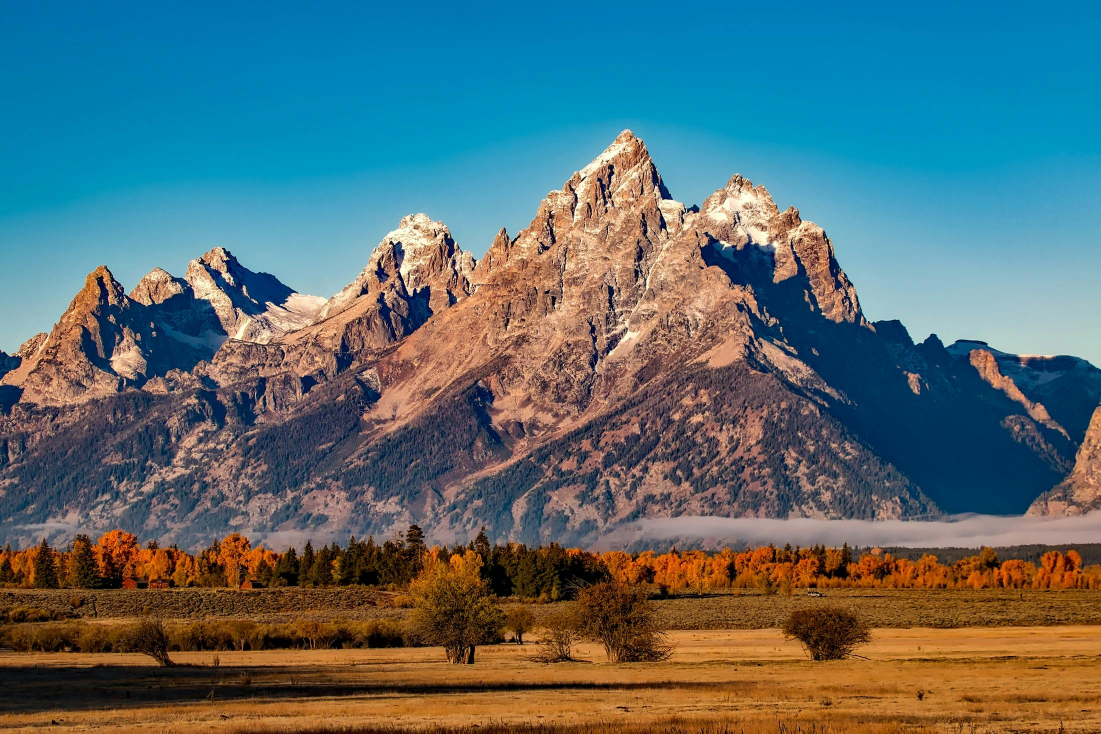
#> input picture Lab_3/image2.jpg, 2201 x 1467 px (shown at 1/2 size)
$ jupyter execute Set3_Q7_RegionGrowing_Blobs.ipynb
#> lines starting #> are read from the running program, lines starting #| are printed output that depends on the picture; after the words box and inside, x2 and y2 are one past the last pixel; in counts of white or black regions, pixels touching at a corner belong together; long printed decimals are rounded
# # Set 3 — Q7
**Task:** The image contains **small, non‑overlapping blobs**. Segment the blobs using **region growing**.

[cell 1]
# %%
# --- Imports & Config ---
import cv2
import numpy as np
import matplotlib.pyplot as plt
from pathlib import Path
from skimage.segmentation import flood
from scipy import ndimage as ndi

# === User: set your image path here ===
img_path = "../image2.jpg"

# Parameters
invert_foreground = False   # set True if blobs are darker than background
blur_ksize = 3              # Gaussian blur kernel size (odd)
tolerance = 0.08            # intensity tolerance for region growing (0..1 range)
min_region_area = 20        # remove tiny regions

out_dir = Path("./outputs_q7")
out_dir.mkdir(parents=True, exist_ok=True)

def imshow(ax, img, title="", cmap=None):
    ax.imshow(img if cmap is None else img, cmap=cmap)
    ax.set_title(title); ax.axis("off")

[cell 2]
# %%
# --- Load / create image ---
img_bgr = cv2.imread(img_path, cv2.IMREAD_COLOR)
#> img_bgr is the input picture: shape (1467, 2201, 3); mean B, G, R 112.4, 108.7, 86.3
if img_bgr is None:
    # Synthetic non-overlapping blobs (white on black)
    h, w = 400, 600
    synth = np.zeros((h, w), dtype=np.uint8)
    rng = np.random.default_rng(7)
    centers = rng.integers(low=[60,60], high=[w-60, h-60], size=(28,2))
    radii = rng.integers(8, 20, size=centers.shape[0])
    for (cx, cy), r in zip(centers, radii):
        cv2.circle(synth, (int(cx), int(cy)), int(r), 255, -1)
    img_rgb = cv2.cvtColor(synth, cv2.COLOR_GRAY2RGB)
    gray = synth
else:
    img_rgb = cv2.cvtColor(img_bgr, cv2.COLOR_BGR2RGB)
    gray = cv2.cvtColor(img_bgr, cv2.COLOR_BGR2GRAY)

fig, ax = plt.subplots(1,1, figsize=(6,5))
imshow(ax, img_rgb, "Original (or synthetic)")
plt.show()

[cell 3]
# %%
# --- Preprocess & foreground mask (Otsu) ---
gray_f = gray.astype(np.float32) / 255.0
if blur_ksize and blur_ksize >= 3:
    gray_blur = cv2.GaussianBlur(gray_f, (blur_ksize, blur_ksize), 0)
else:
    gray_blur = gray_f

gray_u8 = np.clip(gray_blur * 255, 0, 255).astype(np.uint8)

# Otsu threshold (handle dark blobs by inverting if requested)
flag = cv2.THRESH_BINARY_INV if invert_foreground else cv2.THRESH_BINARY
_, fg = cv2.threshold(gray_u8, 0, 255, flag + cv2.THRESH_OTSU)
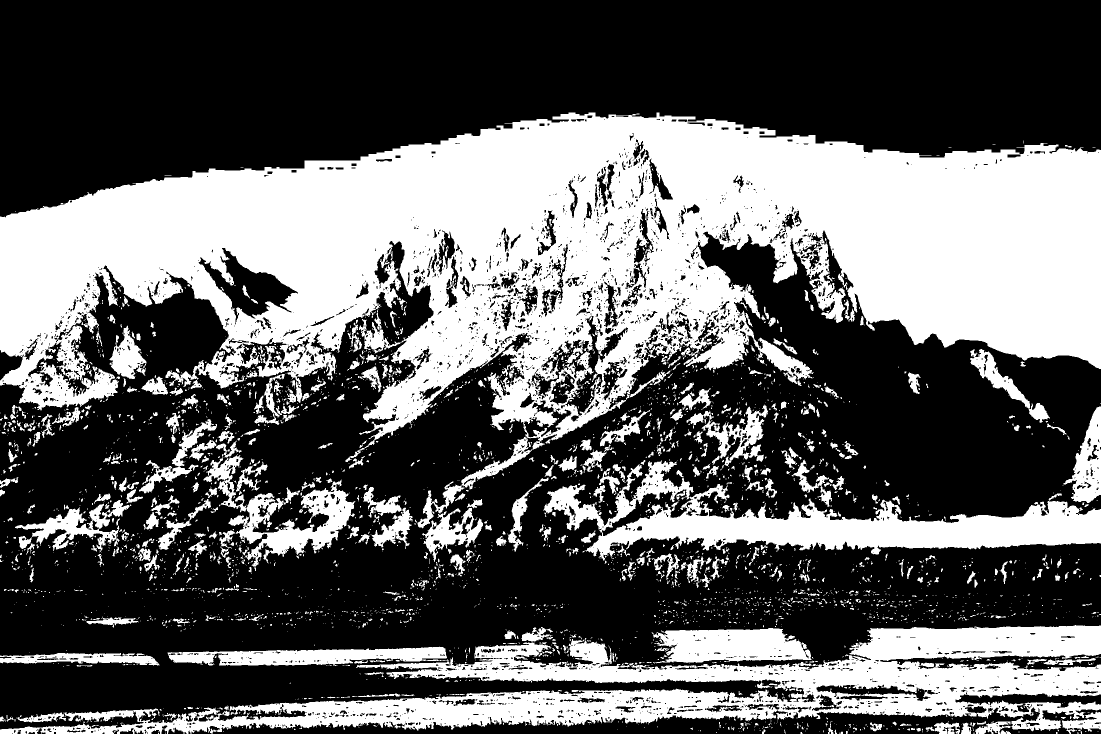
#> fg: shape (1467, 2201) (shown at 1/2 size); 38.4% white; 3494 white regions (2847 under 20 px), largest, box (x1, y1, x2, y2) and area: (0, 225, 2201, 924) 805045, (0, 1250, 2201, 1467) 186172, (1086, 921, 2201, 1121) 73750

plt.figure(figsize=(10,4))
plt.subplot(1,2,1); plt.imshow(gray_blur, cmap="gray"); plt.title("Grayscale (blurred)"); plt.axis("off")
plt.subplot(1,2,2); plt.imshow(fg, cmap="gray"); plt.title("Foreground (Otsu)"); plt.axis("off")
plt.show()
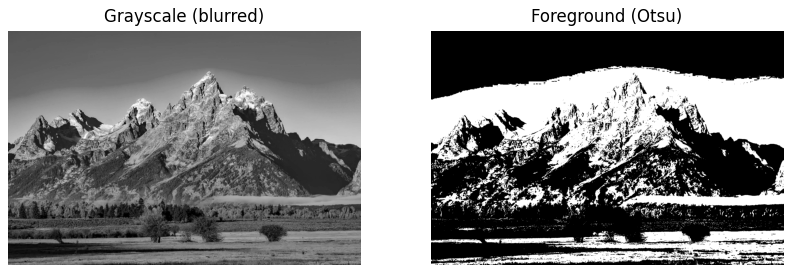
#> figure drawn by matplotlib, 2 panels

cv2.imwrite(str(out_dir / "q7_gray.png"), gray_u8)
cv2.imwrite(str(out_dir / "q7_foreground.png"), fg)
#> Out = True

[cell 4]
# %%
# --- Seeds via distance-transform peaks ---
fg_bin = (fg > 0).astype(np.uint8)
dist = cv2.distanceTransform(fg_bin, cv2.DIST_L2, 3)

# Find local maxima of distance map as seeds
# Smooth a bit, then detect regional maxima
dist_smooth = cv2.GaussianBlur(dist, (3,3), 0)
footprint = np.ones((3,3), dtype=bool)
local_max = (dist_smooth == ndi.maximum_filter(dist_smooth, footprint=footprint))
#> local_max: shape (1467, 2201) bool; 51% white; 770 black regions (3 under 20 px), largest, box (x1, y1, x2, y2) and area: (0, 223, 2201, 1183) 1042903, (0, 1225, 2201, 1467) 273470, (990, 763, 2201, 1182) 153056
seeds_mask = (local_max & (dist_smooth > dist_smooth.max()*0.25) & (fg_bin.astype(bool)))
#> seeds_mask: shape (1467, 2201) bool; 0.01% white in thin lines or dots, all inside (x1, y1, x2, y2) = (0, 295, 2201, 580)

seed_coords = np.column_stack(np.nonzero(seeds_mask))
#> seed_coords = 266 pairs, first value 295 to 579, second value 0 to 2200
print(f"Seed count (auto): {len(seed_coords)}")
#| Seed count (auto): 266

plt.figure(figsize=(12,4))
plt.subplot(1,3,1); plt.imshow(dist, cmap="jet"); plt.title("Distance Transform"); plt.axis("off")
plt.subplot(1,3,2); plt.imshow(seeds_mask, cmap="gray"); plt.title("Seeds mask"); plt.axis("off")
overlay = img_rgb.copy()
for (y,x) in seed_coords:
    cv2.circle(overlay, (int(x), int(y)), 3, (255,0,0), -1)
#> this loop made 266 passes
#> (y, x) on passes 1 to 3: (295, 1153), (296, 1151), (296, 1166)
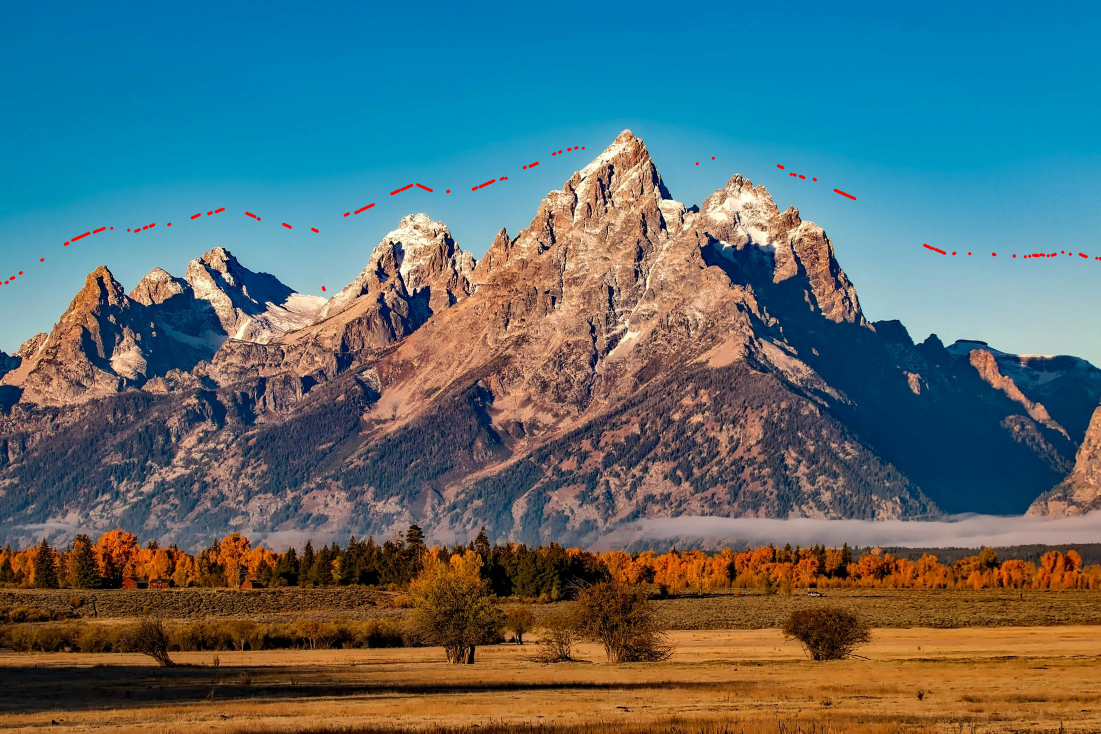
#> overlay: shape (1467, 2201, 3) (shown at 1/2 size); mean R, G, B 86.6, 108.4, 112.1
plt.subplot(1,3,3); plt.imshow(overlay); plt.title("Seeds on original"); plt.axis("off")
plt.show()

cv2.imwrite(str(out_dir / "q7_dist.png"), (255*dist/dist.max()).astype(np.uint8))
cv2.imwrite(str(out_dir / "q7_seeds.png"), (seeds_mask*255).astype(np.uint8))
#> Out = True

[cell 5]
# %%
# --- Region growing with skimage.segmentation.flood ---
labels = np.zeros_like(gray_u8, dtype=np.int32)
current_label = 0
used = np.zeros_like(gray_u8, dtype=bool)

for (y, x) in seed_coords:
    if used[y, x]:
        continue
    # Grow only inside foreground
    mask = flood(gray_blur, (int(y), int(x)), tolerance=tolerance)
    mask &= fg_bin.astype(bool)
    # Remove overlap with previously accepted regions
    mask &= (~used)
    area = int(mask.sum())
    if area >= min_region_area:
        current_label += 1
        labels[mask] = current_label
        used[mask] = True
#> this loop made 266 passes
#> (y, x, area) on pass 1: (295, 1153, 261288)
#> area on passes 207, 264: 83227, 86942
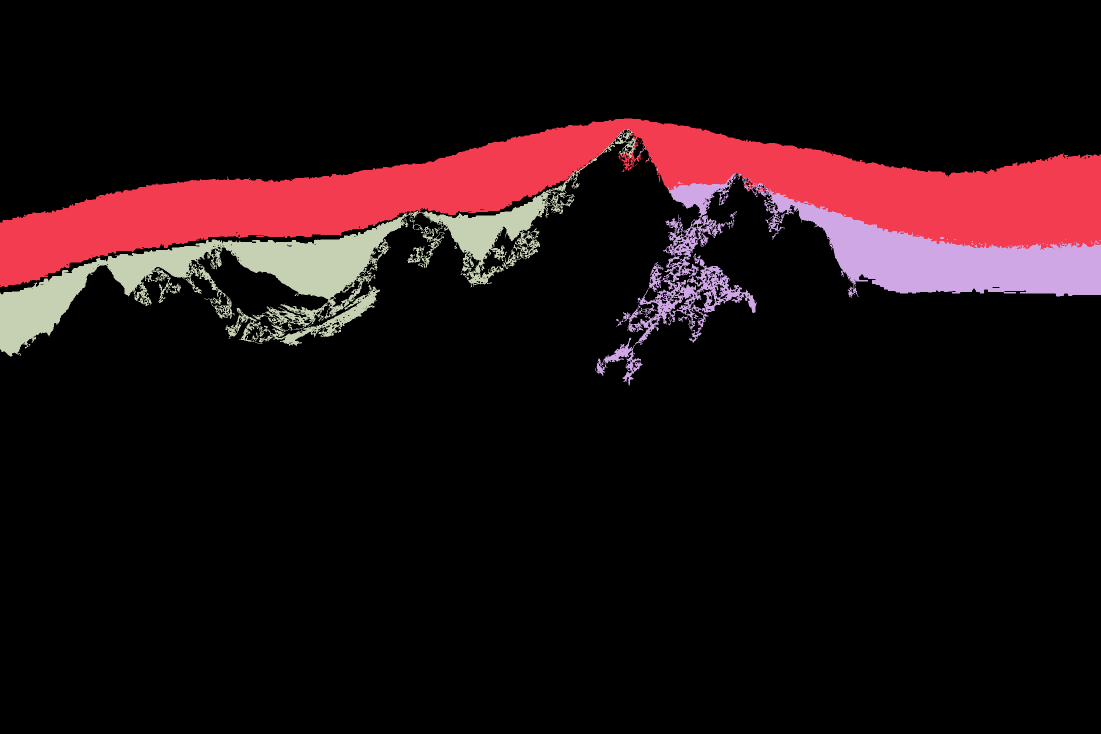
#> labels: shape (1467, 2201) int32 (shown at 1/2 size); 4 distinct labels, from 0 to 3; one colour per label, 0 black
#> mask: shape (1467, 2201) bool; 2.7% white; 1 white region, box (x1, y1, x2, y2) and area: (0, 258, 1271, 713) 86942
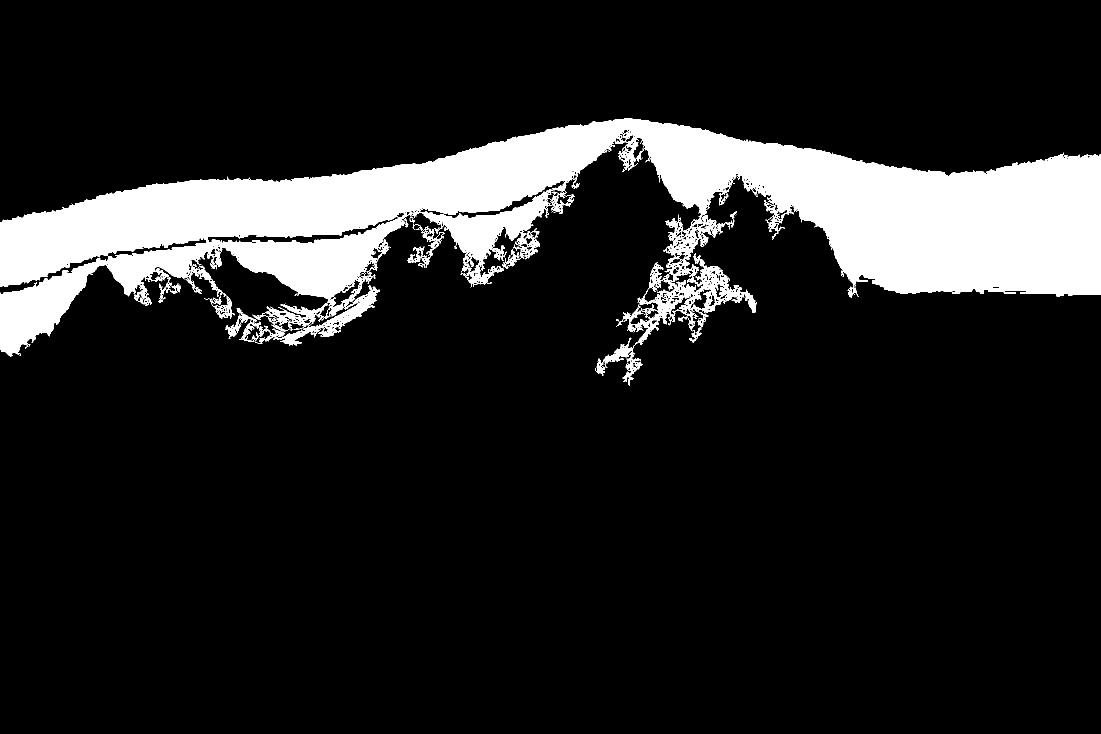
#> used: shape (1467, 2201) bool (shown at 1/2 size); 13.4% white; 1 white region
#> after the loop, current_label = 3

print(f"Region-growing labels: {current_label} regions")
#| Region-growing labels: 3 regions

# Build a colored visualization
label_hues = (labels.astype(np.float32) / max(1, current_label)) * 179
blank_ch = 255 * np.ones_like(labels, dtype=np.uint8)
hsv = np.dstack([label_hues.astype(np.uint8), blank_ch, (labels>0).astype(np.uint8)*255])
label_color = cv2.cvtColor(hsv, cv2.COLOR_HSV2RGB)

plt.figure(figsize=(12,4))
plt.subplot(1,3,1); plt.imshow((used>0), cmap="gray"); plt.title("Final mask"); plt.axis("off")
plt.subplot(1,3,2); plt.imshow(label_color); plt.title("Region-grown labels"); plt.axis("off")
ov = img_rgb.copy()
contours, _ = cv2.findContours((labels>0).astype(np.uint8), cv2.RETR_EXTERNAL, cv2.CHAIN_APPROX_SIMPLE)
#> contours = 1 contour; box (x1, y1, x2, y2) and area: (0, 237, 2201, 771) 440810
cv2.drawContours(ov, contours, -1, (255,0,0), 2)
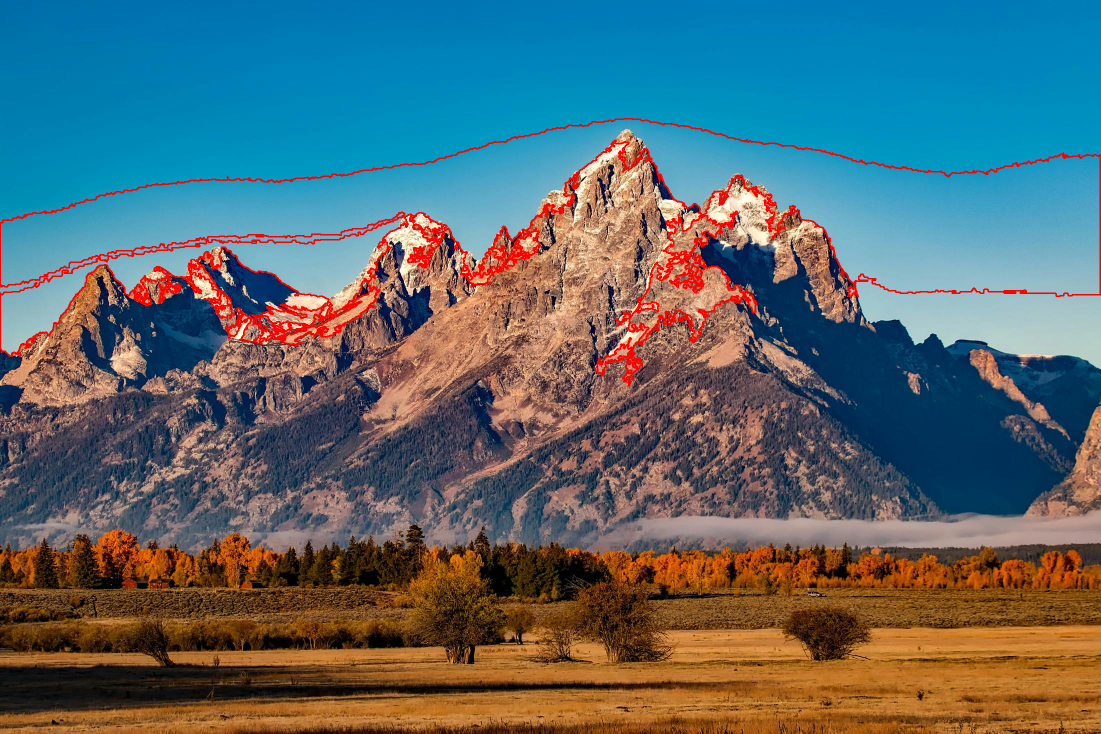
#> ov: shape (1467, 2201, 3) (shown at 1/2 size); mean R, G, B 88.2, 105.4, 109.4
plt.subplot(1,3,3); plt.imshow(ov); plt.title("Contours overlay"); plt.axis("off")
plt.show()

cv2.imwrite(str(out_dir / "q7_labels_color.png"), cv2.cvtColor(label_color, cv2.COLOR_RGB2BGR))
cv2.imwrite(str(out_dir / "q7_overlay.png"), cv2.cvtColor(ov, cv2.COLOR_RGB2BGR))
#> Out = True

[cell 6]
# %%
# --- Simple measurements (areas, centroids) ---
num_labels, cclabels, stats, centroids = cv2.connectedComponentsWithStats((labels>0).astype(np.uint8), connectivity=8)
#> cclabels: shape (1467, 2201) int32; values 0 (black) and 1 (white), 13.4% white; 1 white region, box (x1, y1, x2, y2) and area: (0, 237, 2201, 771) 431457
#> num_labels = 2; stats = [[0, 0, 2201, 1467, 2797410], [0, 237, 2201, 534, 431457]]; centroids = [[1093.8, 777.1], [1140, 446.9]]
blob_count = num_labels - 1
#> blob_count = 1
areas = stats[1:, cv2.CC_STAT_AREA]
#> areas = [431457]
print(f"Blob count (connected components over grown regions): {blob_count}")
#| Blob count (connected components over grown regions): 1
print("Areas (first 10):", areas[:10])
#| Areas (first 10): [431457]
print("Centroids (first 10):", centroids[1:11])
#| Centroids (first 10): [[1139.968  446.857]]
